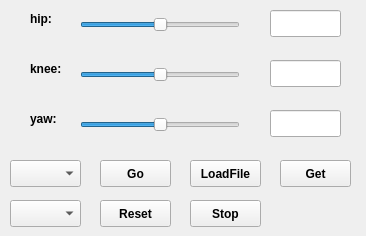
<?xml version="1.0" encoding="UTF-8"?>
<ui version="4.0">
 <class>BHandQWidget</class>
 <widget class="QWidget" name="BHandQWidget">
  <property name="geometry">
   <rect>
    <x>0</x>
    <y>0</y>
    <width>366</width>
    <height>236</height>
   </rect>
  </property>
  <property name="windowTitle">
   <string/>
  </property>
  <widget class="QLabel" name="label">
   <property name="geometry">
    <rect>
     <x>30</x>
     <y>10</y>
     <width>41</width>
     <height>17</height>
    </rect>
   </property>
   <property name="font">
    <font>
     <weight>75</weight>
     <bold>true</bold>
    </font>
   </property>
   <property name="text">
    <string>hip:</string>
   </property>
  </widget>
  <widget class="QLabel" name="label_2">
   <property name="geometry">
    <rect>
     <x>30</x>
     <y>60</y>
     <width>41</width>
     <height>17</height>
    </rect>
   </property>
   <property name="font">
    <font>
     <weight>75</weight>
     <bold>true</bold>
    </font>
   </property>
   <property name="text">
    <string>knee:</string>
   </property>
  </widget>
  <widget class="QLabel" name="label_3">
   <property name="geometry">
    <rect>
     <x>30</x>
     <y>110</y>
     <width>41</width>
     <height>17</height>
    </rect>
   </property>
   <property name="font">
    <font>
     <weight>75</weight>
     <bold>true</bold>
    </font>
   </property>
   <property name="text">
    <string>yaw:</string>
   </property>
  </widget>
  <widget class="QSlider" name="horizontalSlider_hip">
   <property name="geometry">
    <rect>
     <x>80</x>
     <y>10</y>
     <width>160</width>
     <height>29</height>
    </rect>
   </property>
   <property name="minimum">
    <number>-50</number>
   </property>
   <property name="maximum">
    <number>50</number>
   </property>
   <property name="orientation">
    <enum>Qt::Horizontal</enum>
   </property>
  </widget>
  <widget class="QSlider" name="horizontalSlider_knee">
   <property name="geometry">
    <rect>
     <x>80</x>
     <y>60</y>
     <width>160</width>
     <height>29</height>
    </rect>
   </property>
   <property name="minimum">
    <number>-50</number>
   </property>
   <property name="maximum">
    <number>50</number>
   </property>
   <property name="orientation">
    <enum>Qt::Horizontal</enum>
   </property>
  </widget>
  <widget class="QSlider" name="horizontalSlider_yaw">
   <property name="geometry">
    <rect>
     <x>80</x>
     <y>110</y>
     <width>160</width>
     <height>29</height>
    </rect>
   </property>
   <property name="minimum">
    <number>-50</number>
   </property>
   <property name="maximum">
    <number>50</number>
   </property>
   <property name="orientation">
    <enum>Qt::Horizontal</enum>
   </property>
  </widget>
  <widget class="QLineEdit" name="lineEdit_hip">
   <property name="geometry">
    <rect>
     <x>270</x>
     <y>10</y>
     <width>71</width>
     <height>27</height>
    </rect>
   </property>
  </widget>
  <widget class="QLineEdit" name="lineEdit_knee">
   <property name="geometry">
    <rect>
     <x>270</x>
     <y>60</y>
     <width>71</width>
     <height>27</height>
    </rect>
   </property>
  </widget>
  <widget class="QLineEdit" name="lineEdit_yaw">
   <property name="geometry">
    <rect>
     <x>270</x>
     <y>110</y>
     <width>71</width>
     <height>27</height>
    </rect>
   </property>
  </widget>
  <widget class="QPushButton" name="pushButton_load">
   <property name="geometry">
    <rect>
     <x>190</x>
     <y>160</y>
     <width>71</width>
     <height>27</height>
    </rect>
   </property>
   <property name="font">
    <font>
     <weight>75</weight>
     <bold>true</bold>
    </font>
   </property>
   <property name="text">
    <string>LoadFile</string>
   </property>
  </widget>
  <widget class="QPushButton" name="pushButton_go">
   <property name="geometry">
    <rect>
     <x>100</x>
     <y>160</y>
     <width>71</width>
     <height>27</height>
    </rect>
   </property>
   <property name="font">
    <font>
     <weight>75</weight>
     <bold>true</bold>
    </font>
   </property>
   <property name="text">
    <string>Go</string>
   </property>
  </widget>
  <widget class="QPushButton" name="pushButton_reset">
   <property name="geometry">
    <rect>
     <x>100</x>
     <y>200</y>
     <width>71</width>
     <height>27</height>
    </rect>
   </property>
   <property name="font">
    <font>
     <weight>75</weight>
     <bold>true</bold>
    </font>
   </property>
   <property name="text">
    <string>Reset</string>
   </property>
  </widget>
  <widget class="QComboBox" name="comboBox_leg">
   <property name="geometry">
    <rect>
     <x>10</x>
     <y>160</y>
     <width>71</width>
     <height>27</height>
    </rect>
   </property>
   <property name="font">
    <font>
     <weight>75</weight>
     <bold>true</bold>
    </font>
   </property>
  </widget>
  <widget class="QComboBox" name="comboBox_type">
   <property name="geometry">
    <rect>
     <x>10</x>
     <y>200</y>
     <width>71</width>
     <height>27</height>
    </rect>
   </property>
   <property name="font">
    <font>
     <weight>75</weight>
     <bold>true</bold>
    </font>
   </property>
  </widget>
  <widget class="QPushButton" name="pushButton_stop">
   <property name="geometry">
    <rect>
     <x>190</x>
     <y>200</y>
     <width>71</width>
     <height>27</height>
    </rect>
   </property>
   <property name="font">
    <font>
     <weight>75</weight>
     <bold>true</bold>
    </font>
   </property>
   <property name="text">
    <string>Stop</string>
   </property>
  </widget>
  <widget class="QPushButton" name="pushButton_get">
   <property name="geometry">
    <rect>
     <x>280</x>
     <y>160</y>
     <width>71</width>
     <height>27</height>
    </rect>
   </property>
   <property name="font">
    <font>
     <weight>75</weight>
     <bold>true</bold>
    </font>
   </property>
   <property name="text">
    <string>Get</string>
   </property>
  </widget>
 </widget>
 <resources/>
 <connections/>
</ui>
